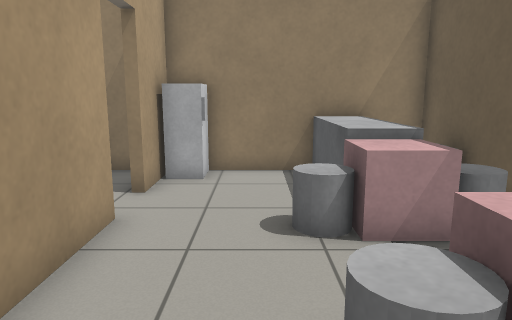
view 1 (above)

18 first-person views from a walk through a robot-simulator world made for Gazebo. The camera is 1.1 m above the floor, tilts 10° down and sees 70° across. Floor lines are 1 m apart. The floor is counted in squares, 0.5 m on a side. Each view is taken from the middle of a square. On the plan, view 1 faces up. The plan holds only what a view shows up to about 20 squares ahead; the rest is blank. Surface patterns are stand-ins for the level's own textures.

view 2
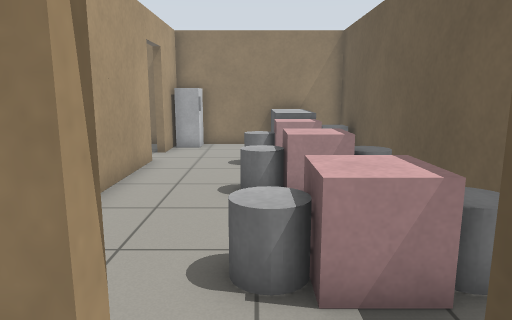

view 3
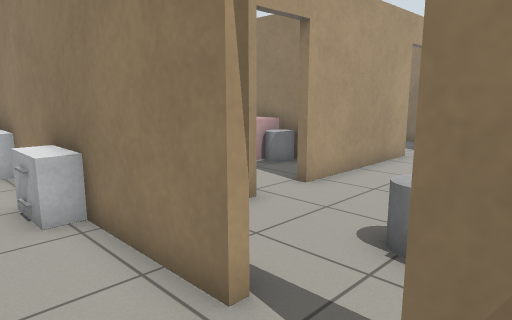

view 4
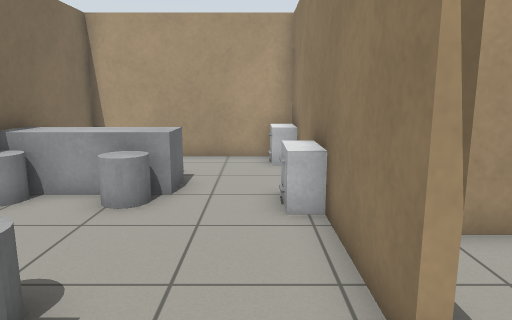

view 5
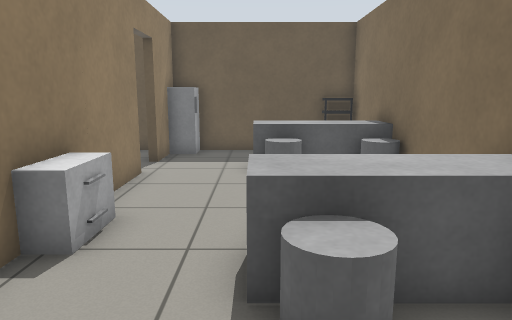

view 6
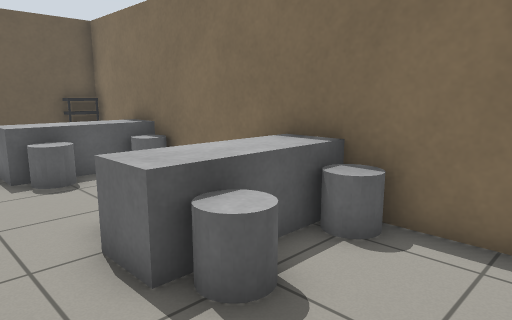

view 7
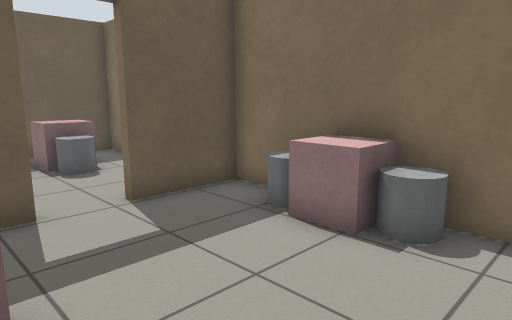

view 8
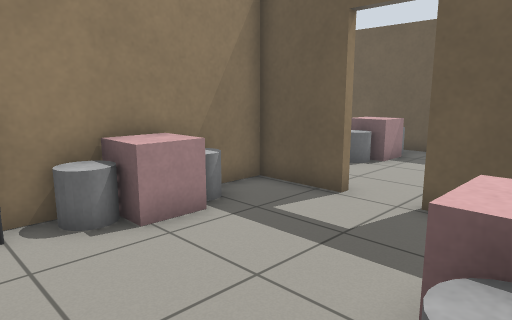

view 9
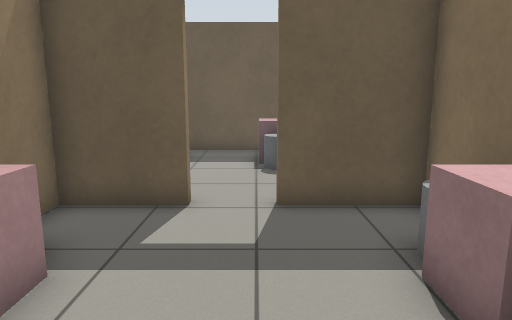

view 10
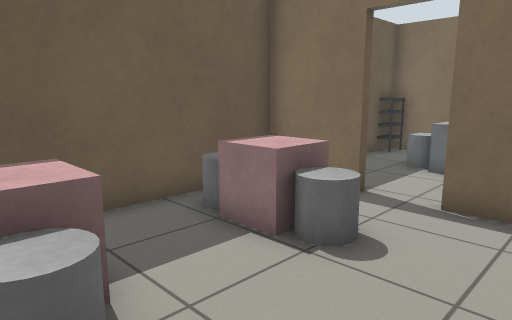

view 11
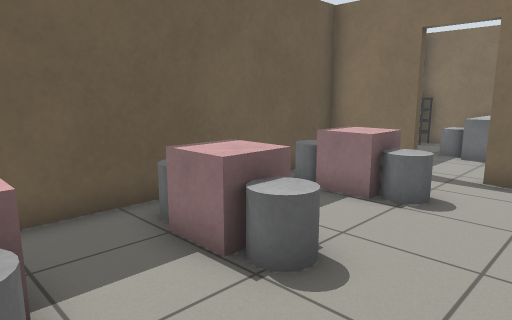

view 12
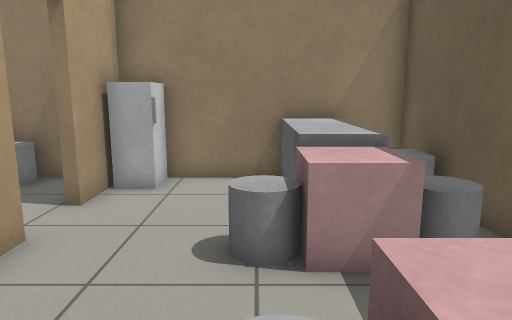

view 13
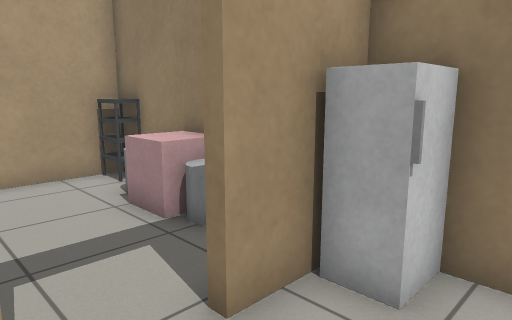

view 14
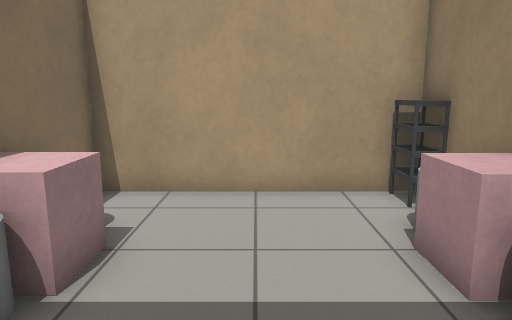

view 15
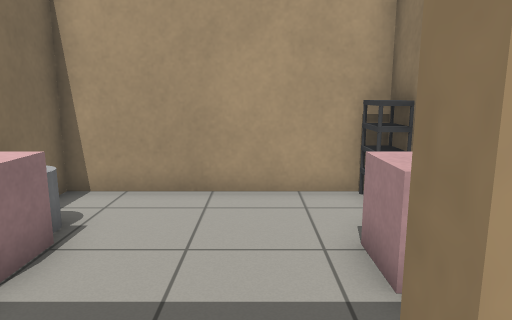

view 16
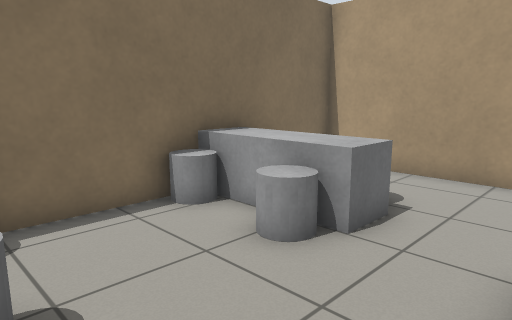

view 17
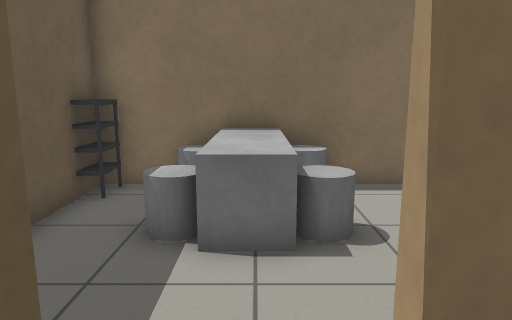

view 18
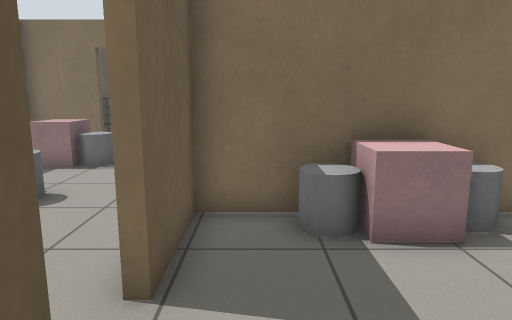

### Floor plan
Ten units are one square. View 1 is at (0, 0); x grows to the right and y downward. Boxes are objects, and circles mark ways between rooms. Rooms are numbered by the first view taken in them; rooms with no view inside come last. Other rooms are left out.
<svg viewBox="-110 -112 170 236">
<path fill="none" stroke="#000" d="M-25 -64 -25 -2M-25 14 -25 28M20 44 48 44 48 -107 -25 -107 -25 -81M-9 44 4 44M4 47 -34 47M-94 47 -103 47 -103 119 48 119 48 47 20 47M-46 44 -29 44 -29 14M-29 -2 -29 -30 -95 -30M-103 -25 -103 44 -84 44M-29 -81 -29 -86M-95 -33 -29 -33 -29 -64M-35 -107 -103 -107 -103 -35"/>
<rect x="-25" y="-105" width="10" height="10" fill="#bbb"><title>fridge</title></rect>
<rect x="5" y="15" width="20" height="10" fill="#bbb"><title>grey cylinder</title></rect>
<rect x="5" y="-35" width="20" height="20" fill="#bbb"><title>grey cylinder</title></rect>
<rect x="5" y="-65" width="20" height="10" fill="#bbb"><title>grey cylinder</title></rect>
<rect x="15" y="5" width="10" height="10" fill="#bbb"><title>pink box</title></rect>
<rect x="15" y="-35" width="10" height="10" fill="#bbb"><title>pink box</title></rect>
<rect x="15" y="-75" width="20" height="10" fill="#bbb"><title>pink box</title></rect>
<rect x="15" y="-105" width="20" height="30" fill="#bbb"><title>counter</title></rect>
<rect x="25" y="5" width="20" height="20" fill="#bbb"><title>grey cylinder</title></rect>
<rect x="25" y="-35" width="20" height="20" fill="#bbb"><title>grey cylinder</title></rect>
<rect x="25" y="-65" width="20" height="10" fill="#bbb"><title>grey cylinder</title></rect>
<rect x="35" y="-95" width="10" height="20" fill="#bbb"><title>counter</title></rect>
<rect x="-95" y="45" width="10" height="10" fill="#bbb"><title>chest of drawers</title></rect>
<rect x="-75" y="105" width="10" height="10" fill="#bbb"><title>grey cylinder</title></rect>
<rect x="-75" y="75" width="20" height="20" fill="#bbb"><title>grey cylinder</title></rect>
<rect x="-65" y="95" width="20" height="20" fill="#bbb"><title>grey box</title></rect>
<rect x="-65" y="75" width="10" height="10" fill="#bbb"><title>grey box</title></rect>
<rect x="-55" y="105" width="20" height="10" fill="#bbb"><title>grey cylinder</title></rect>
<rect x="-55" y="75" width="20" height="20" fill="#bbb"><title>grey cylinder</title></rect>
<rect x="-55" y="45" width="20" height="10" fill="#bbb"><title>chest of drawers</title></rect>
<rect x="-5" y="105" width="10" height="10" fill="#bbb"><title>grey cylinder</title></rect>
<rect x="-5" y="75" width="10" height="20" fill="#bbb"><title>grey cylinder</title></rect>
<rect x="5" y="75" width="20" height="40" fill="#bbb"><title>grey box</title></rect>
<rect x="15" y="105" width="10" height="10" fill="#bbb"><title>grey cylinder</title></rect>
<rect x="15" y="75" width="20" height="20" fill="#bbb"><title>grey cylinder</title></rect>
<rect x="35" y="45" width="10" height="20" fill="#bbb"><title>fridge</title></rect>
<rect x="45" y="105" width="10" height="10" fill="#bbb"><title>shelf</title></rect>
<rect x="-85" y="35" width="20" height="10" fill="#bbb"><title>grey cylinder</title></rect>
<rect x="-85" y="-25" width="10" height="10" fill="#bbb"><title>grey cylinder</title></rect>
<rect x="-75" y="25" width="10" height="10" fill="#bbb"><title>pink box</title></rect>
<rect x="-75" y="-25" width="10" height="10" fill="#bbb"><title>pink box</title></rect>
<rect x="-65" y="25" width="20" height="20" fill="#bbb"><title>grey cylinder</title></rect>
<rect x="-65" y="-25" width="20" height="10" fill="#bbb"><title>grey cylinder</title></rect>
<rect x="-105" y="-35" width="10" height="10" fill="#bbb"><title>shelf</title></rect>
<rect x="-105" y="-105" width="20" height="10" fill="#bbb"><title>shelf</title></rect>
<rect x="-85" y="-45" width="20" height="10" fill="#bbb"><title>grey cylinder</title></rect>
<rect x="-85" y="-105" width="10" height="10" fill="#bbb"><title>other object</title></rect>
<rect x="-75" y="-55" width="20" height="10" fill="#bbb"><title>pink box</title></rect>
<rect x="-75" y="-105" width="10" height="10" fill="#bbb"><title>pink box</title></rect>
<rect x="-65" y="-45" width="20" height="10" fill="#bbb"><title>grey cylinder</title></rect>
<rect x="-65" y="-105" width="20" height="10" fill="#bbb"><title>grey cylinder</title></rect>
<circle cx="13" cy="47" r="3" fill="#2a7"/>
<circle cx="-30" cy="5" r="3" fill="#2a7"/>
<circle cx="-30" cy="-75" r="3" fill="#2a7"/>
<text x="10" y="-30">1</text>
<text x="-30" y="80">2</text>
<text x="-70" y="10">3</text>
<text x="-70" y="-70">4</text>
</svg>
Room 1 opens to room 2. Room 1 opens to room 3. Room 1 opens to room 4.

Where each view was taken, in squares from view 1:
view 1: 0 up, 0 right, facing up
view 2: 6 down, 1 right, facing up
view 3: 7 down, 3 right, facing up-left
view 4: 6 down, 3 right, facing left
view 5: 8 down, 10 left, facing right
view 6: 6 down, 10 left, facing down-right
view 7: 2 up, 10 left, facing down-right
view 8: 4 down, 10 left, facing up-right
view 9: 1 down, 10 left, facing right
view 10: 3 up, 2 left, facing down-right
view 11: 6 up, 2 left, facing down-right
view 12: 1 up, 1 right, facing up
view 13: 6 up, 0 right, facing up-left
view 14: 7 up, 2 left, facing left
view 15: 0 up, 2 left, facing left
view 16: 5 down, 0 right, facing down-left
view 17: 3 down, 1 right, facing down
view 18: 10 up, 4 left, facing down
